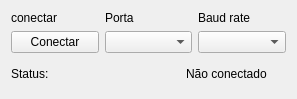
<?xml version="1.0" encoding="UTF-8"?>
<ui version="4.0">
 <class>MainWindow</class>
 <widget class="QMainWindow" name="MainWindow">
  <property name="geometry">
   <rect>
    <x>0</x>
    <y>0</y>
    <width>297</width>
    <height>99</height>
   </rect>
  </property>
  <property name="windowTitle">
   <string>MainWindow</string>
  </property>
  <widget class="QWidget" name="centralWidget">
   <layout class="QGridLayout" name="gridLayout_7">
    <item row="0" column="0">
     <layout class="QGridLayout" name="gridLayout_6">
      <item row="0" column="0">
       <layout class="QGridLayout" name="gridLayout_5">
        <item row="0" column="0">
         <layout class="QGridLayout" name="gridLayout_2">
          <item row="0" column="0">
           <widget class="QLabel" name="label">
            <property name="text">
             <string>conectar</string>
            </property>
           </widget>
          </item>
          <item row="1" column="0">
           <widget class="QPushButton" name="pushButton_connect">
            <property name="text">
             <string>Conectar</string>
            </property>
           </widget>
          </item>
         </layout>
        </item>
        <item row="0" column="1">
         <layout class="QGridLayout" name="gridLayout_3">
          <item row="0" column="0">
           <widget class="QLabel" name="label_2">
            <property name="text">
             <string>Porta</string>
            </property>
           </widget>
          </item>
          <item row="1" column="0">
           <widget class="QComboBox" name="comboBox_port"/>
          </item>
         </layout>
        </item>
        <item row="0" column="2">
         <layout class="QGridLayout" name="gridLayout_4">
          <item row="0" column="0">
           <widget class="QLabel" name="label_3">
            <property name="text">
             <string>Baud rate</string>
            </property>
           </widget>
          </item>
          <item row="1" column="0">
           <widget class="QComboBox" name="comboBox_baud"/>
          </item>
         </layout>
        </item>
       </layout>
      </item>
      <item row="1" column="0">
       <layout class="QGridLayout" name="gridLayout">
        <item row="0" column="0">
         <widget class="QLabel" name="label_4">
          <property name="text">
           <string>Status:   </string>
          </property>
         </widget>
        </item>
        <item row="0" column="1">
         <spacer name="horizontalSpacer">
          <property name="orientation">
           <enum>Qt::Horizontal</enum>
          </property>
          <property name="sizeHint" stdset="0">
           <size>
            <width>40</width>
            <height>20</height>
           </size>
          </property>
         </spacer>
        </item>
        <item row="0" column="2">
         <widget class="QLabel" name="label_status">
          <property name="minimumSize">
           <size>
            <width>100</width>
            <height>0</height>
           </size>
          </property>
          <property name="text">
           <string>Não conectado</string>
          </property>
         </widget>
        </item>
       </layout>
      </item>
     </layout>
    </item>
   </layout>
  </widget>
 </widget>
 <layoutdefault spacing="6" margin="11"/>
 <resources/>
 <connections/>
</ui>
